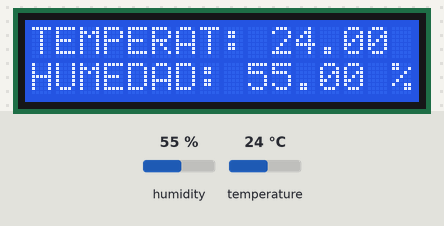
Bench run of a sketch on a simulated Arduino Uno, built with avr-gcc and run on an emulated ATmega328P. On the bench: 16×2 character LCD. The inputs (shaded band) are chosen by the test bench; at power-on: humidity 55 %, temperature 24 °C.

Above: at 1.3 s.
1.4 s: humidity set to 22 %
At 2.9 s:
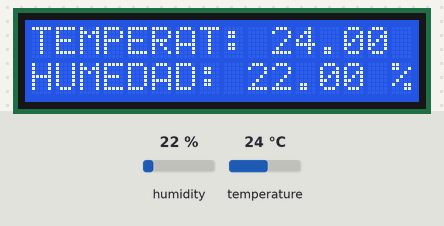
4.2 s: temperature set to 12 °C
At 5.3 s:
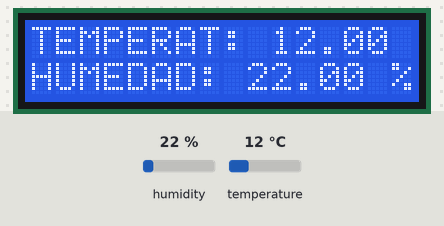
7.0 s: humidity set to 40 %
At 9.1 s:
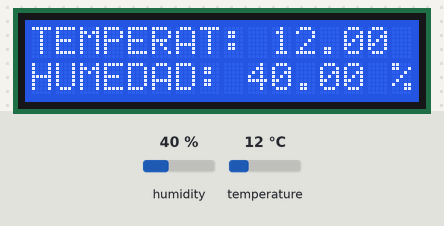
9.9 s: temperature set to 19 °C
At 11.6 s:
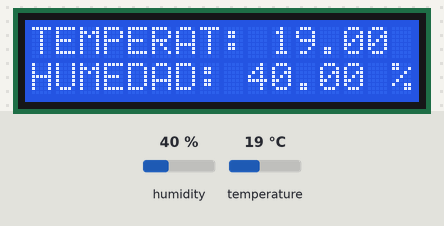
Timing chart, 0 to 13.1 s (numbered marks = the images above; inputs shaded):
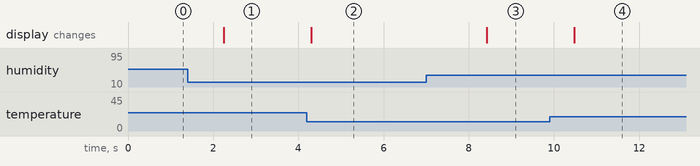

Measured:
- after the input at 1.4 s, the display: changes after 0.84 s (image 1)
- after the input at 4.2 s, the display: changes after 0.10 s (image 2)
- after the input at 7.0 s, the display: changes after 1.4 s (image 3)
- after the input at 9.9 s, the display: changes after 0.58 s (image 4)

The sketch:

SENSOR_DHT11.ino
```cpp
#include <DHT.h>
#include <Wire.h>
#include <LiquidCrystal_I2C.h>
LiquidCrystal_I2C lcd(0x3F,16,2);
#define DHTPIN 9 // conectamos el sensor al pin 9
#define DHTTYPE DHT11 // 22
float temperatura;
float humedad;
DHT dht (DHTPIN, DHTTYPE);
void setup(){
lcd.init();
lcd.backlight();
lcd.begin(16,2);
dht.begin();
}

void loop(){
    lcd.clear();
    temperatura=dht.readTemperature();
    humedad=dht.readHumidity();
    //TEMPERATURA
    lcd.setCursor(0,0);
    lcd.print("TEMPERAT: ");
    lcd.print(temperatura);
    lcd.print(" C");
    //HUMEDAD
    lcd.setCursor(0,1);
    lcd.print("HUMEDAD: ");
    lcd.print(humedad);
    lcd.print(" %");
    delay(2000);
}
```
